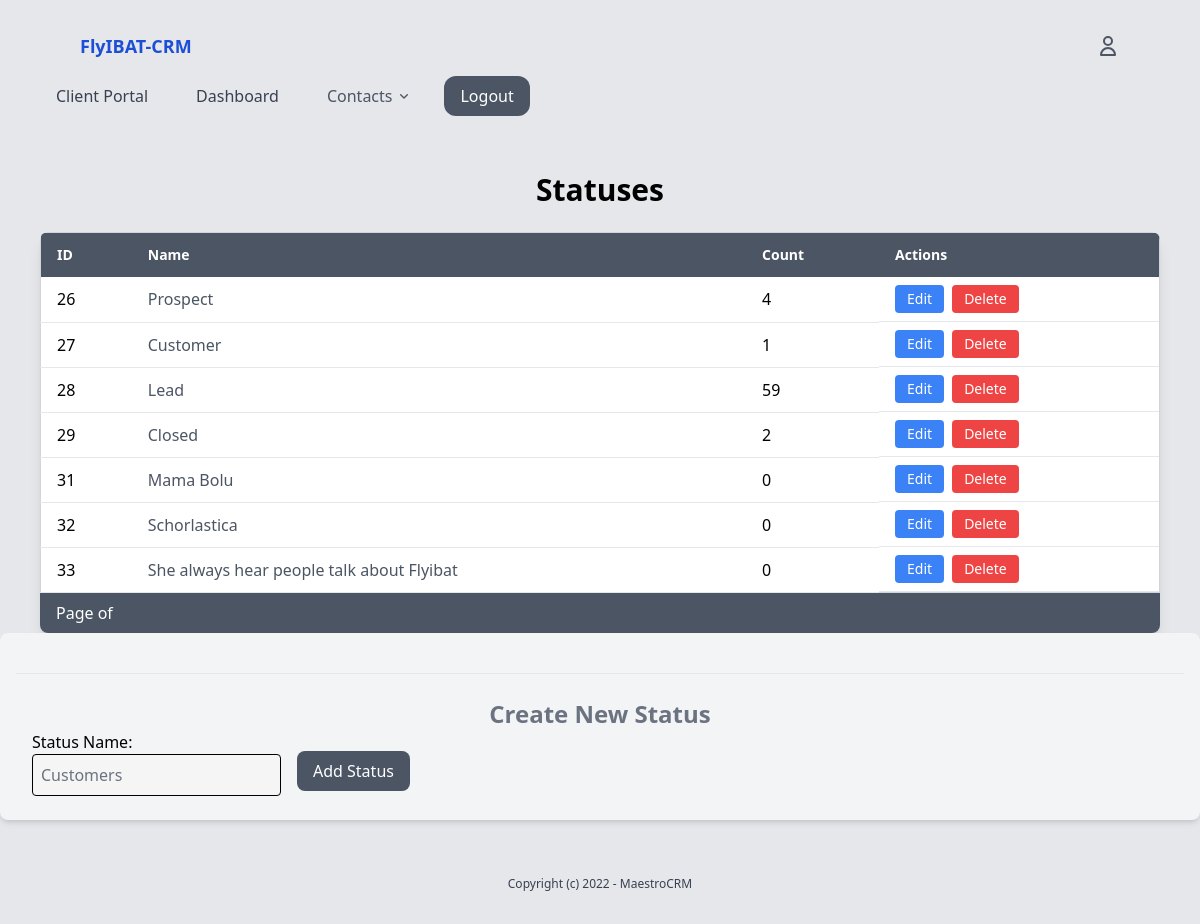
The page /contacts/status-list (signed in) on the database its author committed.
### settings/models.py (models this page shows, shortened)
class Status(models.Model):
    name = models.CharField(max_length=50, unique=True)  # e.g., 'Active', 'Inactive', 'Pending'
    class Meta:
        verbose_name_plural = "Statuses"

### contacts/views_status.py (the view)
# urls.py: path('status-list', views_status.status_list, name='status_list'),
@login_required
def status_list(request):
    statuses = Status.objects.all()  # Fetch all statuses for display
    if request.method == 'POST':
        form = StatusForm(request.POST)
        if form.is_valid():
            form.save()  # Save the form data to the database
            return redirect('status_list')  # Redirect to status list view
    else:
        form = StatusForm()  # Provide an empty form for GET requests
    return render(request, 'status/status_list.html', {
        'form': form,
        'statuses': statuses
    })

### contacts/forms.py
class StatusForm(forms.ModelForm):
    name = forms.CharField(
        label='Status Name',
        widget=forms.TextInput(attrs={
            'placeholder': 'Customers',
            'class': 'form-input block w-full rounded border border-black p-2 mb-2 focus:ring focus:ring-gray-500',
            'style': 'background-color: #f5f5f5;'}
        )
    )
    class Meta:
        model = Status  # Link the form to the Status model
        fields = ['name']  # List of fields to include in the form

### core/context_processors.py (called while the page is built)
def user_roles(request):
    if request.user.is_authenticated:
        groups = request.user.groups.values_list('name', flat=True)
        return {'user_roles': groups}
    return {}

### contacts/templates/status/status_list.html (shortened to what this page needs)
{% extends 'core/base.html' %}
{% block content %}
<div class="max-w-6xl mx-auto px-4 mt-10">
    <h2 class="text-3xl font-bold mb-6 text-center">Statuses</h2>
    <div class="overflow-x-auto rounded-lg shadow-lg">
        <table class="min-w-full bg-white border border-gray-300">
            <thead class="bg-gray-600 text-white">
                <tr>
                    <th class="py-3 px-4 text-left text-sm font-semibold">ID</th>
                    <th class="py-3 px-4 text-left text-sm font-semibold">Name</th>
                    <th class="py-3 px-4 text-left text-sm font-semibold">Count</th>
                    <th class="py-3 px-4 text-left text-sm font-semibold">Actions</th>
                </tr>
            </thead>
            <tbody>
                {% for status in statuses %}
                <tr class="hover:bg-gray-100 transition duration-200">
                    <td class="py-2 px-4 border-b border-gray-200">{{ status.id }}</td>
                    <td class="py-2 px-4 border-b border-gray-200">
                        <a href="{% url 'contacts_by_status' status.id %}" class="text-gray-600 hover:underline">
                            {{ status.name }}
                        </a>
                    </td>
                    <td class="py-2 px-4 border-b border-gray-200">{{ status.contacts.count }}</td>
                    <td class="py-2 px-4 border-b border-gray-200 flex space-x-2">
                        <a href="{% url 'edit_status' status.id %}"
                            class="bg-blue-500 text-white text-sm px-3 py-1 rounded hover:bg-blue-600 transition">
                            Edit
                        </a>
                        <form action="{% url 'delete_status' status.id %}" method="POST"
                            onsubmit="return confirm('Are you sure you want to delete this status?');">
                            <button type="submit"
                                class="bg-red-500 text-white text-sm px-3 py-1 rounded hover:bg-red-600 transition">
                                Delete
                            </button>
                        </form>
                    </td>
                </tr>
                {% empty %}
                <tr>
                    <td colspan="4" class="py-4 text-center text-gray-500">No Status Created yet.</td>
                </tr>
                {% endfor %}
            </tbody>
        </table>
        <div class="bg-gray-600 py-2 px-4 text-white">
            <span>Page {{ contacts.number }} of {{ contacts.paginator.num_pages }}</span>
        </div>
    </div>
</div>
<div class="mb-6 bg-gray-100 p-4 rounded-lg shadow-md">
    <hr class="my-6">
    <h2 class="text-2xl font-semibold text-center text-gray-500">Create New Status</h2>
    <form method="POST" action="" class="flex space-x-4 items-center">
        <div>
            {{ form.as_p }}
        </div>
        <button type="submit"
            class="mt-2 bg-gray-600 text-white px-4 py-2 rounded-lg hover:bg-gray-700 transition duration-200">
            Add Status
        </button>
    </form>
</div>
{% endblock %}

### rows shown on the page
Status: id "26", name "Prospect", contacts.count "4"
Status: id "27", name "Customer", contacts.count "1"
Status: id "28", name "Lead", contacts.count "59"
Status: id "29", name "Closed", contacts.count "2"
Status: id "31", name "Mama Bolu", contacts.count "0"
Status: id "32", name "Schorlastica", contacts.count "0"
Status: id "33", name "She always hear people talk about Flyibat", contacts.count "0"
